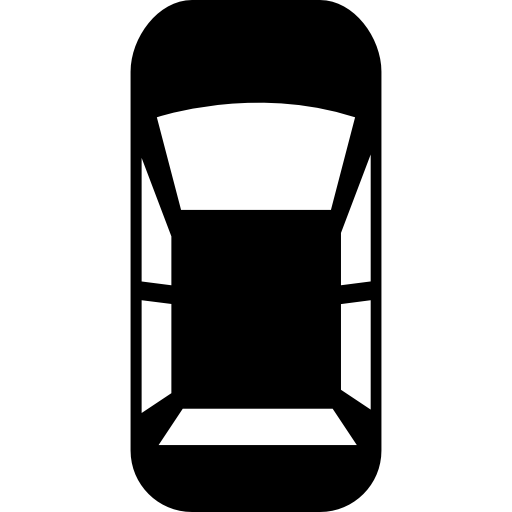
#> input picture self.png, 512 x 512 px
$ python resize.py   (older library calls are emulated)
#> lines starting #> are read from the running program, lines starting #| are printed output that depends on the picture; after the words box and inside, x2 and y2 are one past the last pixel; in counts of white or black regions, pixels touching at a corner belong together
from PIL import Image, ImageOps
img = Image.open('self.png')
#> img is the input picture: PIL image 512x512 P; mean R, G, B, A 166.6, 166.6, 166.6, 86.8
img = img.resize((100, 100), Image.ANTIALIAS)
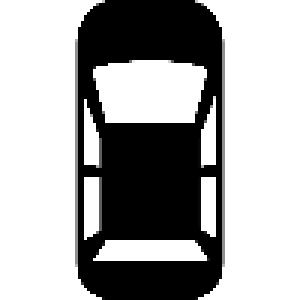
#> img: PIL image 100x100 P (shown 3 times larger); mean R, G, B, A 164.2, 164.2, 164.2, 87.9; transparent parts drawn white
img_with_border = ImageOps.expand(img,border=5,fill='black')
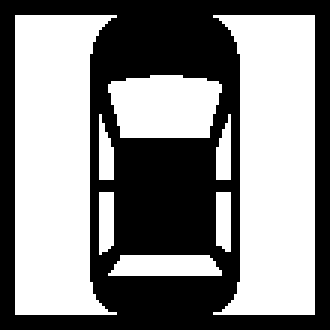
#> img_with_border: PIL image 110x110 P (shown 3 times larger); 53.2% white; 1 black region, box (x1, y1, x2, y2) and area: (0, 0, 110, 110) 5662
img_with_border.save('imaged-with-border.png')
